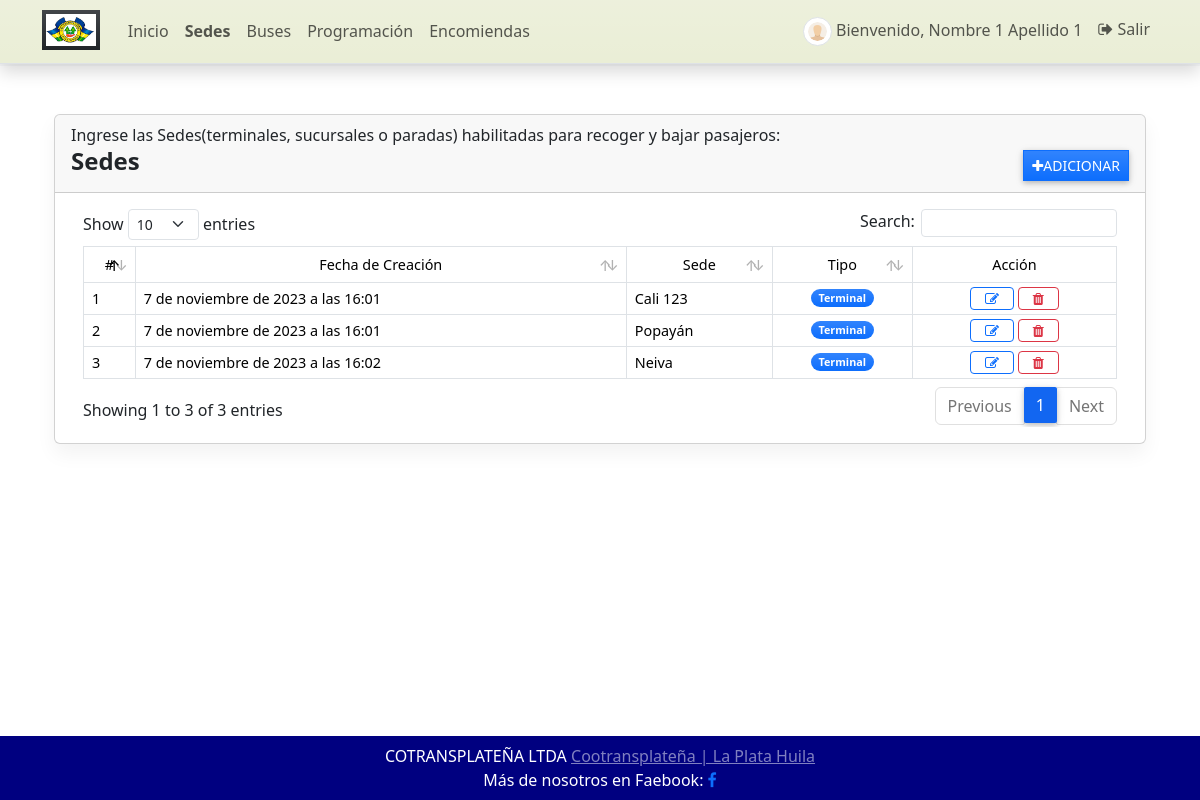
The page /sede (signed in) on the database its author committed.
### GestorApp/models.py (models this page shows, shortened)
class Sede(models.Model):
    sede = models.CharField(max_length=250)
    tipo = models.CharField(max_length=2, choices=(('1','Terminal'),('2','Oficina'),('3','Paradero')), default='1')
    fecha_creado = models.DateTimeField(default=timezone.now)
    fecha_actualizado = models.DateTimeField(auto_now=True)

### GestorApp/views.py (the view)
# urls.py: path('sede', views.sede, name='sede-pagina'),
@login_required
def sede(request: HttpRequest):
    semaforo = {
        '1': 'bg-primary',
        '2': 'bg-secondary',
        '3': 'bg-success',
    }
    context['page_title'] = "Sedes"
    sedes = Sede.objects.all()
    context['sedes'] = sedes
    context['semaforo'] = semaforo
    return render(request, 'sede.html', context)

### GestorApp/forms.py
class ActualizarContrasena(PasswordChangeForm):
    old_password = forms.CharField(
        widget=forms.PasswordInput(attrs={'class': 'form-control form-control-sm rounded-0'}),
        label="Contraseña Anterior")
    new_password1 = forms.CharField(
        widget=forms.PasswordInput(attrs={'class': 'form-control form-control-sm rounded-0'}),
        label="Nueva Constraseña")
    new_password2 = forms.CharField(
        widget=forms.PasswordInput(attrs={'class': 'form-control form-control-sm rounded-0'}),
        label="Confirmar Nueva Contraseña")
    class Meta:
        model = User
        fields = ('old_password', 'new_password1', 'new_password2')

### GestorApp/templatetags/customfilter.py (called while the page is built)
@register.filter
def dict_key(d, k):
    return d[k]

### GestorApp/templates/sede.html (shortened to what this page needs)
{% extends 'base.html' %}
{% load humanize %}
{% block Contenido %}
{% load customfilter %}
    <div class="container-fluid">
        <div class="col-lg-12 col-md-12 col-sm-12 col-xs-12">
            <div class="card card-default table-responsive">
                <div class="card-header">
                    <h7>Ingrese las Sedes(terminales, sucursales o paradas) habilitadas para recoger y bajar pasajeros:</h7>
                    <div class="d-flex w-100 align-items-center justify-content-between">
                        <h4 class="card-title fw-bold text-wrap">Sedes</h4>
                        <div class="tools">
                            <button type="button" class="btn btn-primary rounded-0 bg-gradient btn-sm" id='adiccion'><i class="fa fa-plus"></i>Adicionar</button>
                        </div>
                    </div>
                </div>
                <div class="card-body">
                    <div class="container-fluid table-responsive" >
                        <table class="table table-bordered" id="sede-list">
                            <thead>
                            <tr class="bg-gradient bg-secondary bg-opacity-50 text-light">
                                <th class="px-2 py-2 text-center">#</th>
                                <th class="px-2 py-2 text-center">Fecha de Creación</th>
                                <th class="px-2 py-2 text-center">Sede</th>
                                <th class="px-2 py-2 text-center">Tipo</th>
                                <th class="px-2 py-2 text-center">Acción</th>
                            </tr>
                            </thead>
                            <tbody>
                            {% for sede in sedes %}
                                <tr>
                                    <td class="px-2 py-1 align-middle">{{ forloop.counter }}</td>
                                    <td class="px-2 py-1 align-middle">{{ sede.fecha_creado }}</td>
                                    <td class="px-2 py-1 align-middle">{{ sede.sede }}</td>
                                    <td class="px-1 py-1 align-middle text-center">
                                <span class="badge {{ semaforo|dict_key:sede.tipo}} bg-gradient rounded-pill px-2">
                                    {{ sede.get_tipo_display }}
                                </span>
                                    </td>
                                    <td class="px-2 py-1 align-middle text-center">
                                        <a class="btn btn-outline-primary btn-sm edit-data" href="javascript:void(0)" data-id="{{ sede.pk }}" title="Editar">
                                            <i class="fa fa-edit"></i>
                                        </a>
                                        <button class="btn btn-outline-danger btn-sm delete-data" type="button" data-id="{{ sede.pk }}" title="Eliminar">
                                            <i class="fa fa-trash"></i>
                                        </button>
                                    </td>
                                </tr>
                            {% endfor %}
                            </tbody>
                        </table>
                    </div>
                </div>
            </div>
        </div>
    </div>
{% endblock Contenido %}

### GestorApp/templates/barraNavegacion.html (shortened to what this page needs)
{% load static %}
<header>
    <nav class="navbar navbar-expand-lg navbar-cian bg-cian bg-gradient fixed-top shadow border-bottom navbar-custom">
        <div class="container">
            <a class="navbar-brand" target="_blank" href="{% url 'inicio' %}">
                <img src="{{ MEDIA_URL }}media/default/logo.png" height="16" alt="{{ MEDIA_URL }}" loading="lazy" class="bg-dark bg-gradient px-1 py-1" style="margin-top: -3px;" />
            </a>
            <div class="collapse navbar-collapse" id="navbar01">
                <ul class="navbar-nav me-auto mb-2 mb-lg-0" id="topNav">
                    <li class="nav-item">
                        <a class="nav-link" aria-current="page" href="{% url 'inicio' %}">Inicio</a>
                    </li>
                    {% if user.id %}
                    <li class="nav-item">
                        <a class="nav-link" aria-current="page" href="{% url 'sede-pagina' %}">Sedes</a>
                    </li>
                    <li class="nav-item">
                        <a class="nav-link" aria-current="page" href="{% url 'bus-pagina' %}">Buses</a>
                    </li>
                    <li class="nav-item">
                        <a class="nav-link" aria-current="page" href="{% url 'programacion-pagina' %}">Programación</a>
                    </li>
                      <li class="nav-item">
                        <a class="nav-link" aria-current="page" href="{% url 'encomienda-pagina' %}">Encomiendas</a>
                    </li>
                    {% endif %}
                </ul>
                <ul class="navbar-nav d-flex flex-row">
                    {% if user.id %} {% if user.profile.user_type == 1 %} {% endif %}
                    <li class="nav-item me-3 me-lg-0">
                        <a class="nav-link" href="{% url 'perfil' %}">
                            <span class="me-1"><img src="{{ MEDIA_URL }}media/default/default-avatar.png" alt="User Avatar" id="user-avatar" class="img-thumbnail rounded-circle"></span>Bienvenido, {{ user.first_name }} {{user.last_name}}
                        </a>
                    </li>
                    <li class="nav-item me-3 me-lg-0">
                        <a class="nav-link" href="{% url 'logout' %}"><i class="fa fa-sign-out">  </i> Salir</a>
                    </li>
                    {% else %}
                    <li class="nav-item me-3 me-lg-0">
                        <a class="nav-link" href="{% url 'login' %}"><i class="fa fa-user" aria-hidden="true"> </i> Logeo </a>
                    </li>
                    {% endif %}
                </ul>
            </div>
        </div>
    </nav>
    </header>

### static/assets/default/css/style.css (style rules this page uses)
html, body { height: 100%; width: 100%; max-height: 100%; overflow: auto; display: flex; flex-direction: column; }
body>header { flex-shrink: auto; }
#user-avatar { width: 1.8rem; height: 1.8rem; object-fit: scale-down; object-position: center center; }
.bg-secondary { background-color: var(--bs-gray-500)!important; }
.navbar-brand>img { height: 2em; }
.nav-item.active a.nav-link { font-weight: bolder !important; }

### GestorApp/templates/barraNavegacion.html (style rules this page uses)
.navbar-custom { background-color: #eaeed6; }

### rows shown on the page
Sede: fecha_creado "7 de noviembre de 2023 a las 16:01", sede "Cali 123", tipo "Terminal"
Sede: fecha_creado "7 de noviembre de 2023 a las 16:01", sede "Popayán", tipo "Terminal"
Sede: fecha_creado "7 de noviembre de 2023 a las 16:02", sede "Neiva", tipo "Terminal"

### other values the page prints
{{ user.first_name }} "Nombre 1"
{{ user.last_name }} "Apellido 1"
